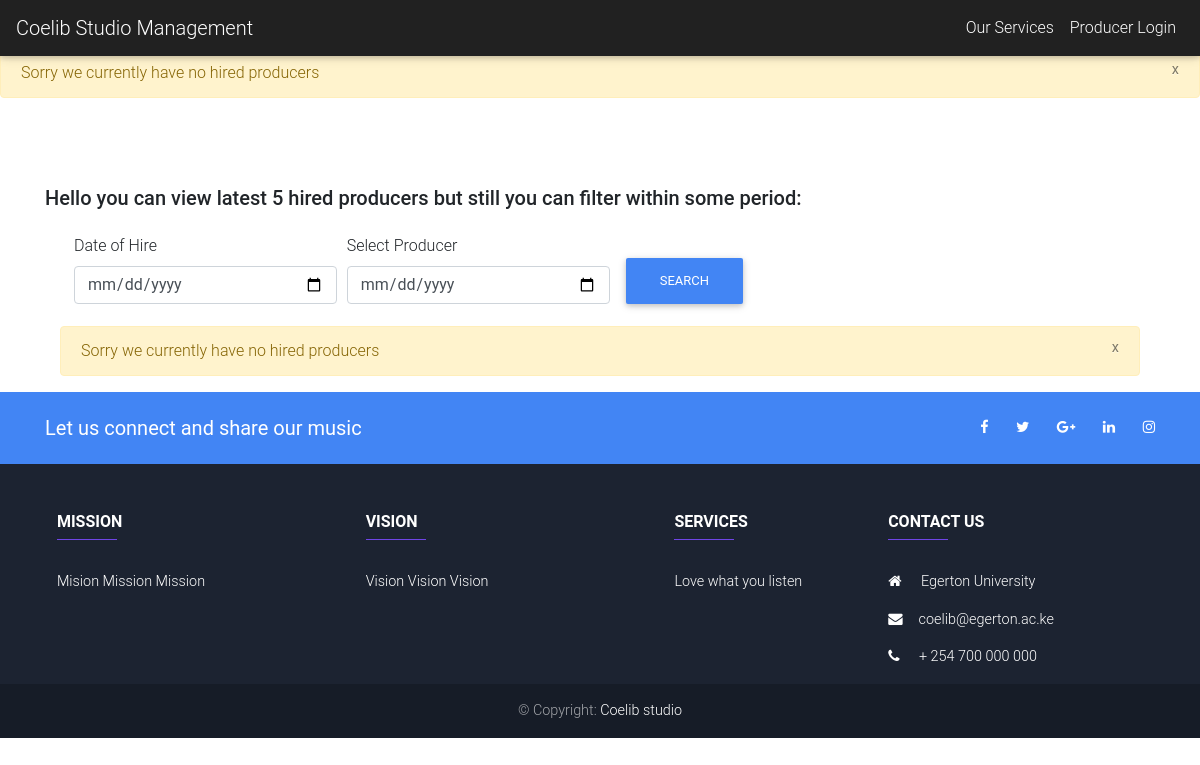
/hires/, run on an earlier commit of the app's database.
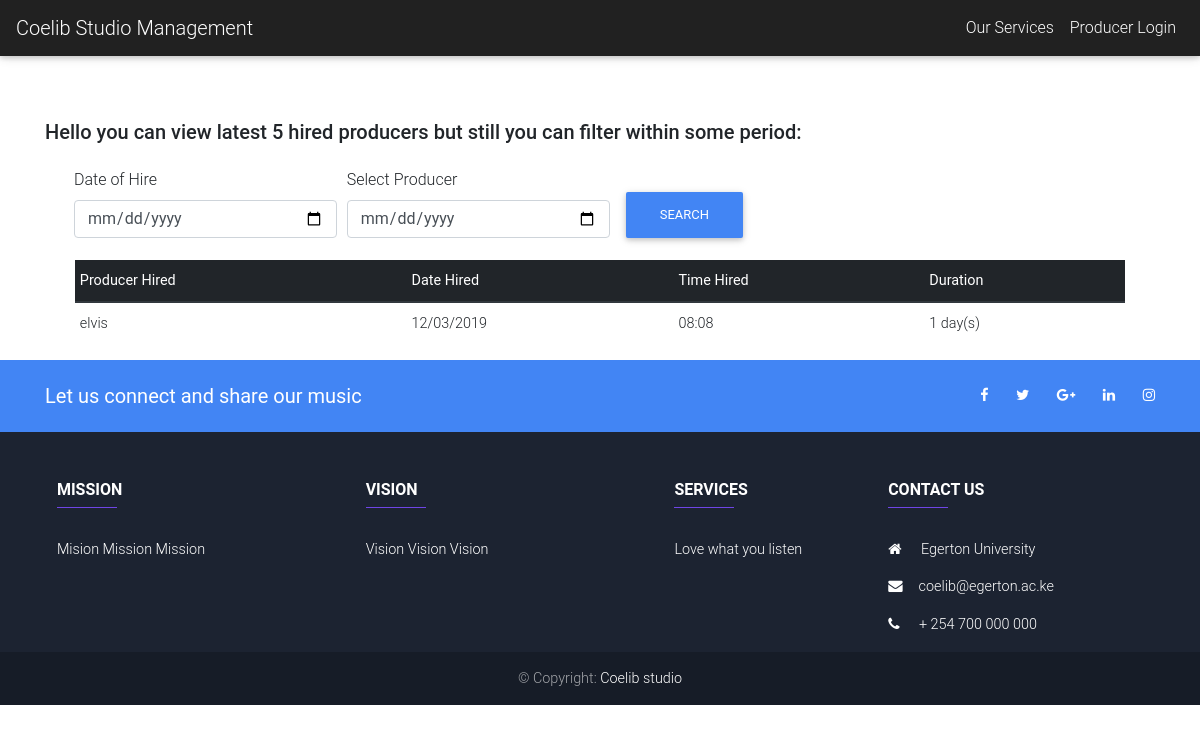
And on a later commit of the database.
### services/models.py (models this page shows)
class HireProducer(models.Model):
    fullName = models.CharField(max_length=100)
    phoneNumber = models.CharField(max_length=13)
    producer_name= models.CharField(max_length=100)
    hire_date = models.CharField(max_length=100)
    hire_time = models.CharField(max_length=100)
    duration_days = models.IntegerField(default=0)

### newusers/views.py (the view)
# urls.py: path('hires/', views.hires, name="hires"),
def hires(request):
    fixed_dates = HireProducer.objects.all()
    if(fixed_dates.count() < 1):
        messages.success(request, 'Sorry we currently have no hired producers')
    context = {'fixed_dates':fixed_dates}
    return render(request, 'newusers/producer_hires.html', context)

### newusers/templates/newusers/producer_hires.html (shortened to what this page needs)
{% extends 'newusers/base.html' %}
{% block content %}
<br><br><br>
<div class="container">
    <h2 class="h5 gray-text text-left mb-4">Hello {{ user.username }}  you can view latest 5 hired producers but still you can filter within some period:</h2>
    <form method="GET">
              <div class="form-row ml-4" style="margin-left:20px;">
                <div class="form-group col-md-3">
                  <label for="datefrom">Date of Hire</label>
                  <input type="date" class="form-control" id="datefrom"  name="from" width="100">
                </div>
                <div class="form-group col-md-3">
                  <label for="dateto">Select Producer</label>
                    <input type="date" class="form-control" id="dateto"  name="to">
                </div>
                <div class="form-group col-md-3">
                    <input type="submit" class="btn btn-primary mt-4" id="btn"  value="Search" height="30">
                </div>
          </div>
    </form>
    <div class="container">
      {% if fixed_dates %}
      <div class="container">
      <table class="table table-hover table-sm">
                <thead class="thead-dark">
                  <tr>
                    <th>Producer Hired</th>
                    <th>Date Hired</th>
                    <th>Time Hired</th>
                    <th>Duration</th>
                    </tr>
                </thead>
                  <tbody>
          {% for dates in fixed_dates %}
          <tr>
            <td>{{dates.producer_name}}</td>
            <td>{{ dates.hire_date }}</td>
            <td>{{ dates.hire_time }}</td>
            <td>{{dates.duration_days}} day(s)</td>
          </tr>
          {% endfor %}
                </tbody>
              </table>
          </div>
          {% else %}
          <div class="containr">
            {% if messages%}
            {% for message in messages %}
              <div class="alert alert-warning alert-dismissable" role="alert">
                <button class="close" data-dismiss="alert">
                  <small><sup>x</sup></small>
                </button>
                {{ message }}
              </div>
            {% endfor %}
          {% endif%}
          </div>
      {% endif %}
    </div>
</div>
{% endblock %}

What changed in the data, as far as the page shows it:
added HireProducer: producer_name "elvis", hire_date "12/03/2019", hire_time "08:08", duration_days "1"
Also different on the page:
text now shown: "Producer Hired Date Hired Time Hired Duration"
list line gone: "x Sorry we currently have no hired producers"
